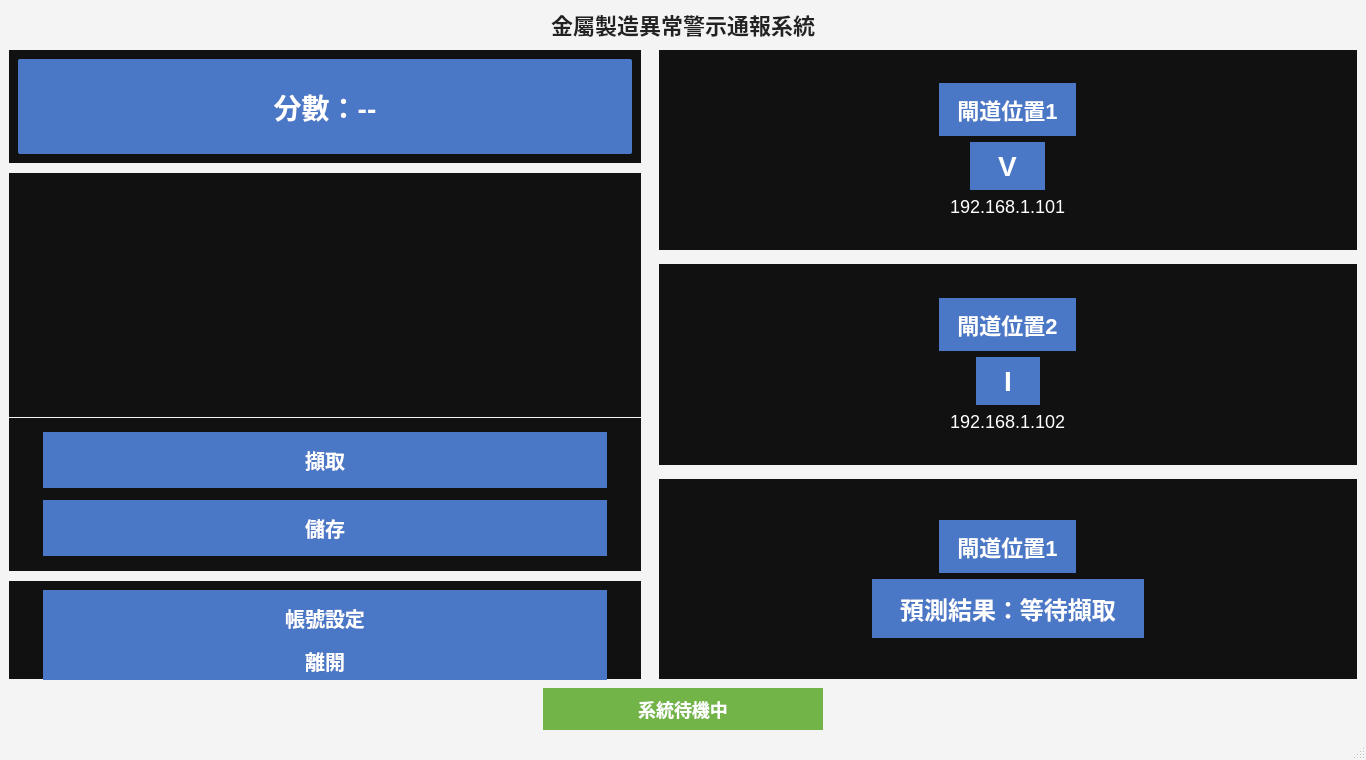
<?xml version="1.0" encoding="UTF-8"?>
<ui version="4.0">
 <class>MainWindow</class>
 <widget class="QMainWindow" name="MainWindow">
  <property name="geometry">
   <rect><x>0</x><y>0</y><width>1366</width><height>760</height></rect>
  </property>
  <property name="minimumSize"><size><width>1050</width><height>650</height></size></property>
  <property name="windowTitle"><string>金屬製造異常警示通報系統</string></property>
  <property name="styleSheet">
   <string notr="true">QMainWindow, QWidget#centralwidget { background-color: #f4f4f4; }
QFrame#scoreFrame, QFrame#historyFrame, QFrame#actionFrame, QFrame#settingsFrame, QFrame#gateway1Frame, QFrame#gateway2Frame, QFrame#predictionFrame { background-color: #111111; border: 1px solid #f4f4f4; }
QLabel { color: white; }
QLabel#lblTitle { color: #222222; font-size: 22px; font-weight: 700; }
QLabel#lblScore { background-color: #4b78c6; color: white; font-size: 28px; font-weight: 700; padding: 14px; border-radius: 2px; }
QLabel#lblGateway1Title, QLabel#lblGateway2Title, QLabel#lblPredictionTitle { background-color: #4b78c6; color: white; font-size: 22px; font-weight: 700; padding: 10px 18px; }
QLabel#lblGateway1, QLabel#lblGateway2 { color: white; font-size: 18px; }
QLabel#lblVoltageValue, QLabel#lblCurrentValue { background-color: #4b78c6; color: white; font-size: 28px; font-weight: 700; padding: 8px 28px; }
QLabel#lblPrediction { background-color: #4b78c6; color: white; font-size: 24px; font-weight: 700; padding: 12px 28px; }
QLabel#lblStatus { background-color: #72b447; color: white; font-size: 18px; font-weight: 700; padding: 8px 14px; }
QPushButton { background-color: #4b78c6; color: white; border: none; min-height: 48px; font-size: 20px; font-weight: 700; padding: 4px 14px; }
QPushButton:hover { background-color: #5b87d2; }
QPushButton:disabled { color: white; }
QTableWidget { background-color: #111111; color: white; gridline-color: #444444; border: none; font-size: 16px; }
QHeaderView::section { background-color: #333333; color: white; padding: 7px; border: 1px solid #555555; font-weight: 700; }
QTableCornerButton::section { background-color: #333333; border: 1px solid #555555; }</string>
  </property>
  <widget class="QWidget" name="centralwidget">
   <layout class="QVBoxLayout" name="mainLayout">
    <property name="leftMargin"><number>8</number></property>
    <property name="topMargin"><number>8</number></property>
    <property name="rightMargin"><number>8</number></property>
    <property name="bottomMargin"><number>8</number></property>
    <property name="spacing"><number>8</number></property>
    <item>
     <widget class="QLabel" name="lblTitle">
      <property name="text"><string>金屬製造異常警示通報系統</string></property>
      <property name="alignment"><set>Qt::AlignCenter</set></property>
     </widget>
    </item>
    <item>
     <layout class="QHBoxLayout" name="contentLayout">
      <property name="spacing"><number>16</number></property>
      <item>
       <layout class="QVBoxLayout" name="leftColumn">
        <property name="spacing"><number>8</number></property>
        <item>
         <widget class="QFrame" name="scoreFrame">
          <property name="minimumSize"><size><width>240</width><height>115</height></size></property>
          <layout class="QVBoxLayout" name="scoreLayout">
           <item><widget class="QLabel" name="lblScore"><property name="text"><string>分數：--</string></property><property name="alignment"><set>Qt::AlignCenter</set></property></widget></item>
          </layout>
         </widget>
        </item>
        <item>
         <widget class="QFrame" name="historyFrame">
          <property name="minimumSize"><size><width>240</width><height>310</height></size></property>
          <layout class="QVBoxLayout" name="historyLayout">
           <item>
            <widget class="QTableWidget" name="tableHistory">
             <property name="alternatingRowColors"><bool>false</bool></property>
             <property name="selectionMode"><enum>QAbstractItemView::NoSelection</enum></property>
             <property name="showGrid"><bool>true</bool></property>
            </widget>
           </item>
          </layout>
         </widget>
        </item>
        <item>
         <widget class="QFrame" name="actionFrame">
          <property name="minimumSize"><size><width>240</width><height>155</height></size></property>
          <layout class="QVBoxLayout" name="actionLayout">
           <property name="leftMargin"><number>34</number></property>
           <property name="rightMargin"><number>34</number></property>
           <property name="topMargin"><number>14</number></property>
           <property name="bottomMargin"><number>14</number></property>
           <property name="spacing"><number>12</number></property>
           <item><widget class="QPushButton" name="btnCapture"><property name="text"><string>擷取</string></property></widget></item>
           <item><widget class="QPushButton" name="btnSave"><property name="text"><string>儲存</string></property></widget></item>
          </layout>
         </widget>
        </item>
        <item>
         <widget class="QFrame" name="settingsFrame">
          <property name="minimumSize"><size><width>240</width><height>100</height></size></property>
          <layout class="QVBoxLayout" name="settingsLayout">
           <property name="leftMargin"><number>34</number></property><property name="rightMargin"><number>34</number></property>
           <item><widget class="QPushButton" name="btnSettings"><property name="text"><string>帳號設定</string></property></widget></item>
           <item><widget class="QPushButton" name="btnExit"><property name="text"><string>離開</string></property></widget></item>
          </layout>
         </widget>
        </item>
       </layout>
      </item>
      <item>
       <layout class="QVBoxLayout" name="rightColumn">
        <property name="spacing"><number>12</number></property>
        <item>
         <widget class="QFrame" name="gateway1Frame">
          <property name="minimumSize"><size><width>700</width><height>190</height></size></property>
          <layout class="QVBoxLayout" name="gateway1Layout">
           <item><spacer name="g1Top"><property name="orientation"><enum>Qt::Vertical</enum></property><property name="sizeHint" stdset="0"><size><width>20</width><height>20</height></size></property></spacer></item>
           <item alignment="Qt::AlignHCenter"><widget class="QLabel" name="lblGateway1Title"><property name="text"><string>閘道位置1</string></property><property name="alignment"><set>Qt::AlignCenter</set></property></widget></item>
           <item alignment="Qt::AlignHCenter"><widget class="QLabel" name="lblVoltageValue"><property name="text"><string>V</string></property><property name="alignment"><set>Qt::AlignCenter</set></property></widget></item>
           <item alignment="Qt::AlignHCenter"><widget class="QLabel" name="lblGateway1"><property name="text"><string>192.168.1.101</string></property><property name="alignment"><set>Qt::AlignCenter</set></property></widget></item>
           <item><spacer name="g1Bottom"><property name="orientation"><enum>Qt::Vertical</enum></property><property name="sizeHint" stdset="0"><size><width>20</width><height>20</height></size></property></spacer></item>
          </layout>
         </widget>
        </item>
        <item>
         <widget class="QFrame" name="gateway2Frame">
          <property name="minimumSize"><size><width>700</width><height>190</height></size></property>
          <layout class="QVBoxLayout" name="gateway2Layout">
           <item><spacer name="g2Top"><property name="orientation"><enum>Qt::Vertical</enum></property><property name="sizeHint" stdset="0"><size><width>20</width><height>20</height></size></property></spacer></item>
           <item alignment="Qt::AlignHCenter"><widget class="QLabel" name="lblGateway2Title"><property name="text"><string>閘道位置2</string></property><property name="alignment"><set>Qt::AlignCenter</set></property></widget></item>
           <item alignment="Qt::AlignHCenter"><widget class="QLabel" name="lblCurrentValue"><property name="text"><string>I</string></property><property name="alignment"><set>Qt::AlignCenter</set></property></widget></item>
           <item alignment="Qt::AlignHCenter"><widget class="QLabel" name="lblGateway2"><property name="text"><string>192.168.1.102</string></property><property name="alignment"><set>Qt::AlignCenter</set></property></widget></item>
           <item><spacer name="g2Bottom"><property name="orientation"><enum>Qt::Vertical</enum></property><property name="sizeHint" stdset="0"><size><width>20</width><height>20</height></size></property></spacer></item>
          </layout>
         </widget>
        </item>
        <item>
         <widget class="QFrame" name="predictionFrame">
          <property name="minimumSize"><size><width>700</width><height>190</height></size></property>
          <layout class="QVBoxLayout" name="predictionLayout">
           <item><spacer name="pTop"><property name="orientation"><enum>Qt::Vertical</enum></property><property name="sizeHint" stdset="0"><size><width>20</width><height>20</height></size></property></spacer></item>
           <item alignment="Qt::AlignHCenter"><widget class="QLabel" name="lblPredictionTitle"><property name="text"><string>閘道位置1</string></property><property name="alignment"><set>Qt::AlignCenter</set></property></widget></item>
           <item alignment="Qt::AlignHCenter"><widget class="QLabel" name="lblPrediction"><property name="text"><string>預測結果：等待擷取</string></property><property name="alignment"><set>Qt::AlignCenter</set></property></widget></item>
           <item><spacer name="pBottom"><property name="orientation"><enum>Qt::Vertical</enum></property><property name="sizeHint" stdset="0"><size><width>20</width><height>20</height></size></property></spacer></item>
          </layout>
         </widget>
        </item>
       </layout>
      </item>
     </layout>
    </item>
    <item>
     <layout class="QHBoxLayout" name="statusLayout">
      <item><spacer name="statusLeft"><property name="orientation"><enum>Qt::Horizontal</enum></property><property name="sizeHint" stdset="0"><size><width>260</width><height>20</height></size></property></spacer></item>
      <item><widget class="QLabel" name="lblStatus"><property name="text"><string>系統待機中</string></property><property name="alignment"><set>Qt::AlignCenter</set></property><property name="minimumSize"><size><width>280</width><height>42</height></size></property></widget></item>
      <item><spacer name="statusRight"><property name="orientation"><enum>Qt::Horizontal</enum></property><property name="sizeHint" stdset="0"><size><width>500</width><height>20</height></size></property></spacer></item>
     </layout>
    </item>
   </layout>
  </widget>
  <widget class="QMenuBar" name="menubar"/>
  <widget class="QStatusBar" name="statusbar"/>
 </widget>
 <resources/>
 <connections/>
</ui>
